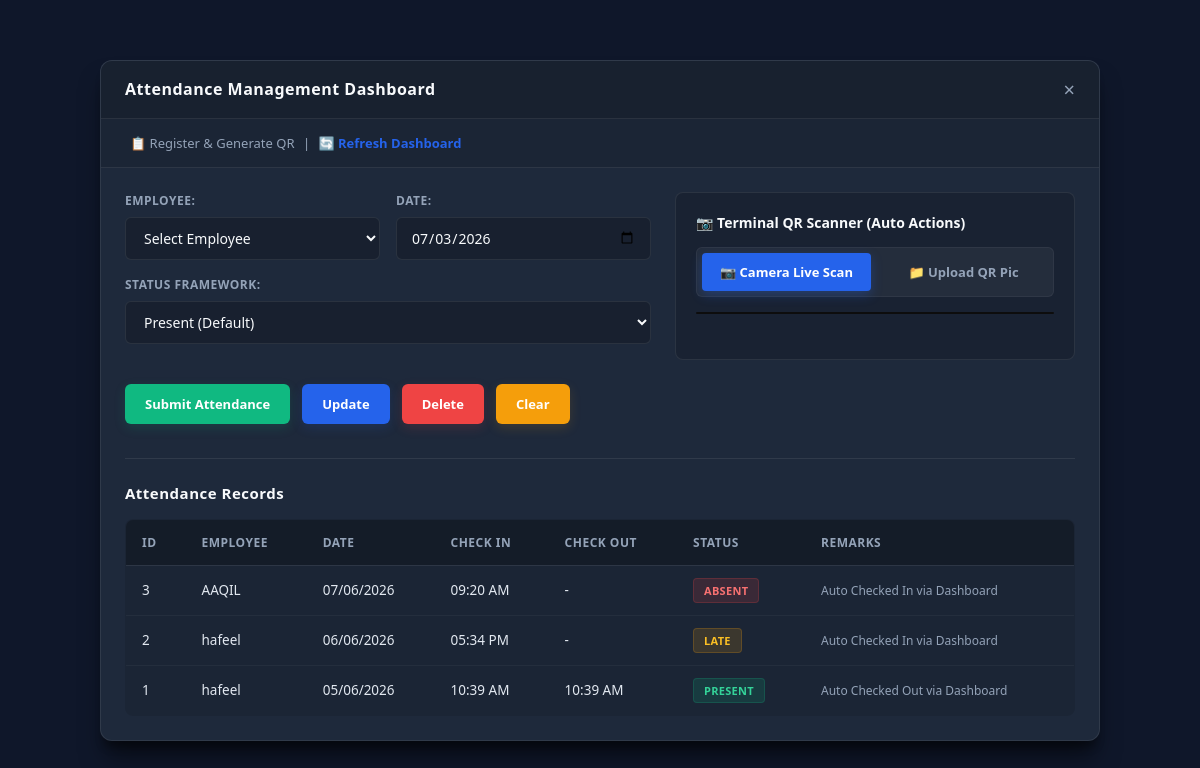
Before: / with the older database file.
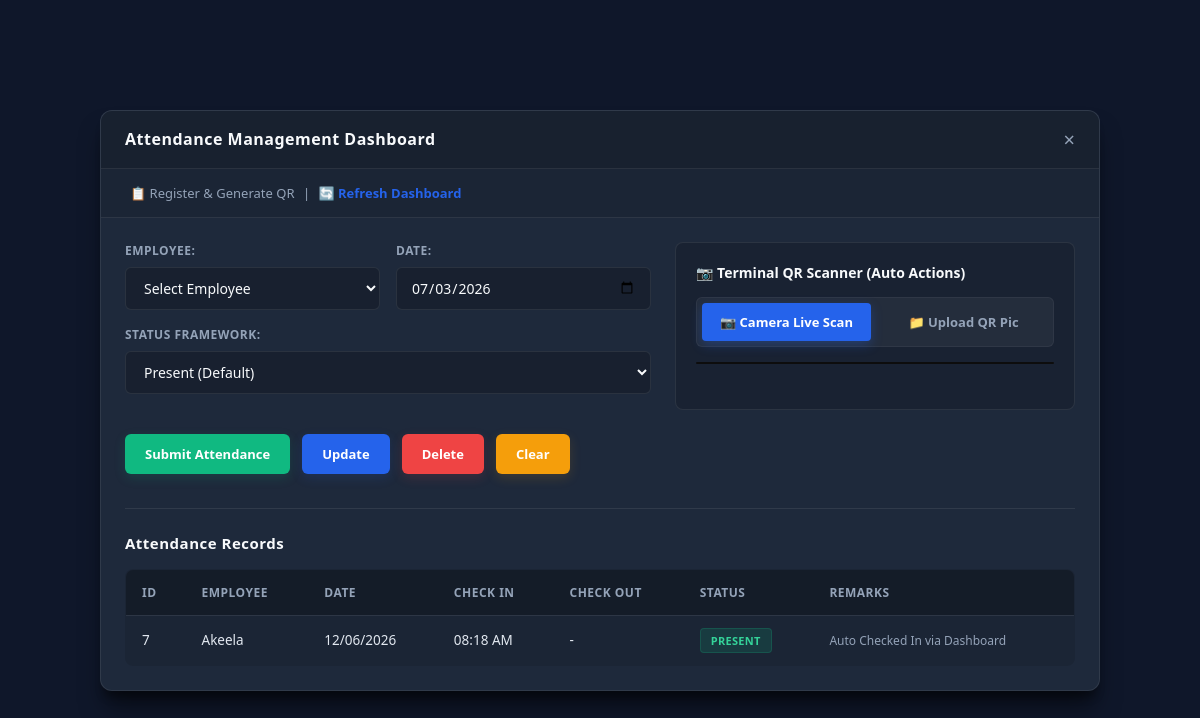
After: the same page with the newer database file.
### tables this page shows
CREATE TABLE `attendance_records` (
  `id` int(11) NOT NULL,
  `emp_id` varchar(50) NOT NULL,
  `attendance_date` date NOT NULL,
  `check_in` time DEFAULT NULL,
  `check_out` time DEFAULT NULL,
  `status` enum('Present','Late','Absent') DEFAULT 'Present',
  `remarks` varchar(255) DEFAULT 'On time'
);

CREATE TABLE `employees` (
  `emp_id` varchar(50) NOT NULL,
  `name` varchar(100) NOT NULL,
  `age` int(11) NOT NULL,
  `email` varchar(100) NOT NULL,
  `phone` varchar(20) NOT NULL,
  `created_at` timestamp NOT NULL DEFAULT current_timestamp()
);

### index.php (the view, shortened to what this page needs)
<?php
require_once 'config/database.php';
?>
<!DOCTYPE html>
<html lang="en">
<head>
</head>
<body>
    <div class="container animate-fade-in">
        <div class="window-header">
            <h2>Attendance Management Dashboard</h2>
            <span class="close-icon" onclick="window.location.href='index.php'">&times;</span>
        </div>
        <div class="nav-links">
            <a href="generate-qr.php">📋 Register & Generate QR</a> |
            <a href="index.php" class="active-nav">🔄 Refresh Dashboard</a>
        </div>
        <div class="main-form-layout">
            <div class="form-inputs-section" id="form_inputs_container">
                <form id="attendanceManualForm" method="POST" action="index.php">
                    <div class="form-row">
                        <div class="form-group">
                            <label>Employee:</label>
                            <select name="employee_id" id="emp_select">
                                <option value="">Select Employee</option>
                            </select>
                        </div>
                        <div class="form-group">
                            <label>Date:</label>
                            <input type="date" name="attendance_date" id="manual_date" value="<?php echo date('Y-m-d'); ?>">
                        </div>
                    </div>
                    <div class="form-row">
                        <div class="form-group full-width">
                            <label>Status Framework:</label>
                            <select name="status" id="status_select">
                                <option value="Present">Present (Default)</option>
                            </select>
                        </div>
                    </div>
                </form>
            </div>
            <div class="scanner-terminal-box">
                <h3>📷 Terminal QR Scanner (Auto Actions)</h3>
                <div class="scanner-tabs">
                    <button type="button" class="scan-tab-btn active" onclick="switchScannerTab('camera-tab', this)">📷 Camera Live Scan</button>
                    <button type="button" class="scan-tab-btn" onclick="switchScannerTab('upload-tab', this)">📁 Upload QR Pic</button>
                </div>
                <div id="camera-tab" class="tab-content active">
                    <div id="interactive-reader"></div>
                </div>
            </div>
        </div>
        <div class="btn-group-control-bar">
            <button type="button" class="btn btn-success" onclick="submitManualAttendance()">Submit Attendance</button>
            <button type="button" class="btn btn-primary" onclick="refreshDashboardLogs()">Update</button>
            <button type="button" class="btn btn-danger" onclick="triggerDeleteLockNotify()">Delete</button>
            <button type="button" class="btn btn-warning" onclick="clearInterfaceSelection()">Clear</button>
        </div>
        <hr class="section-divider">
        <h3>Attendance Records</h3>
        <div class="table-responsive-wrapper">
            <table>
                <thead>
                    <tr>
                        <th style="width: 60px;">ID</th>
                        <th>Employee</th>
                        <th>Date</th>
                        <th>Check In</th>
                        <th>Check Out</th>
                        <th>Status</th>
                        <th>Remarks</th>
                    </tr>
                </thead>
                <tbody id="attendance_table_body">
                    <?php
                    try {
                        $sql = "SELECT r.id, e.name, r.attendance_date, r.check_in, r.check_out, r.status, r.remarks
                                FROM attendance_records r
                                JOIN employees e ON r.emp_id = e.emp_id
                                ORDER BY r.attendance_date DESC, r.id DESC";
                        $stmt = $conn->query($sql);
                        $records = $stmt->fetchAll(PDO::FETCH_ASSOC);
                        if(count($records) > 0) {
                            foreach($records as $row) {
                                $status_lower = strtolower($row['status']);
                                $badgeClass = 'badge-' . $status_lower;
                                $inTime = (!empty($row['check_in']) && $row['check_in'] != '00:00:00') ? date("h:i A", strtotime($row['check_in'])) : '-';
                                $outTime = (!empty($row['check_out']) && $row['check_out'] != '00:00:00') ? date("h:i A", strtotime($row['check_out'])) : '-';
                                $formattedDate = date("d/m/Y", strtotime($row['attendance_date']));
                                echo "<tr class='record-row' data-id='{$row['id']}'>";
                                echo "<td>" . $row['id'] . "</td>";
                                echo "<td class='emp-name-cell'>" . htmlspecialchars($row['name']) . "</td>";
                                echo "<td>" . $formattedDate . "</td>";
                                echo "<td>" . $inTime . "</td>";
                                echo "<td>" . $outTime . "</td>";
                                echo "<td><span class='badge {$badgeClass}'>" . $row['status'] . "</span></td>";
                                echo "<td><span class='remark-text'>" . htmlspecialchars($row['remarks']) . "</span></td>";
                                echo "</tr>";
                            }
                        } else {
                            echo "<tr><td colspan='7' class='empty-table-msg'>No attendance activity tracked inside database yet.</td></tr>";
                        }
                    } catch(Exception $e) {
                        echo "<tr><td colspan='7' class='error-table-msg'>Query Error: " . $e->getMessage() . "</td></tr>";
                    }
                    ?>
                </tbody>
            </table>
        </div>
    </div>
</body>
</html>

Changed rows visible on the page:
removed attendance_records: id "3", emp.name "AAQIL", attendance_date "07/06/2026", check_in "09:20 AM", check_out "-", status "ABSENT", remarks "Auto Checked In via Dashboard"
removed attendance_records: id "2", emp.name "hafeel", attendance_date "06/06/2026", check_in "05:34 PM", check_out "-", status "LATE", remarks "Auto Checked In via Dashboard"
removed attendance_records: id "1", emp.name "hafeel", attendance_date "05/06/2026", check_in "10:39 AM", check_out "10:39 AM", status "PRESENT", remarks "Auto Checked Out via Dashboard"
added attendance_records: id "7", emp.name "Akeela", attendance_date "12/06/2026", check_in "08:18 AM", check_out "-", status "PRESENT", remarks "Auto Checked In via Dashboard"
